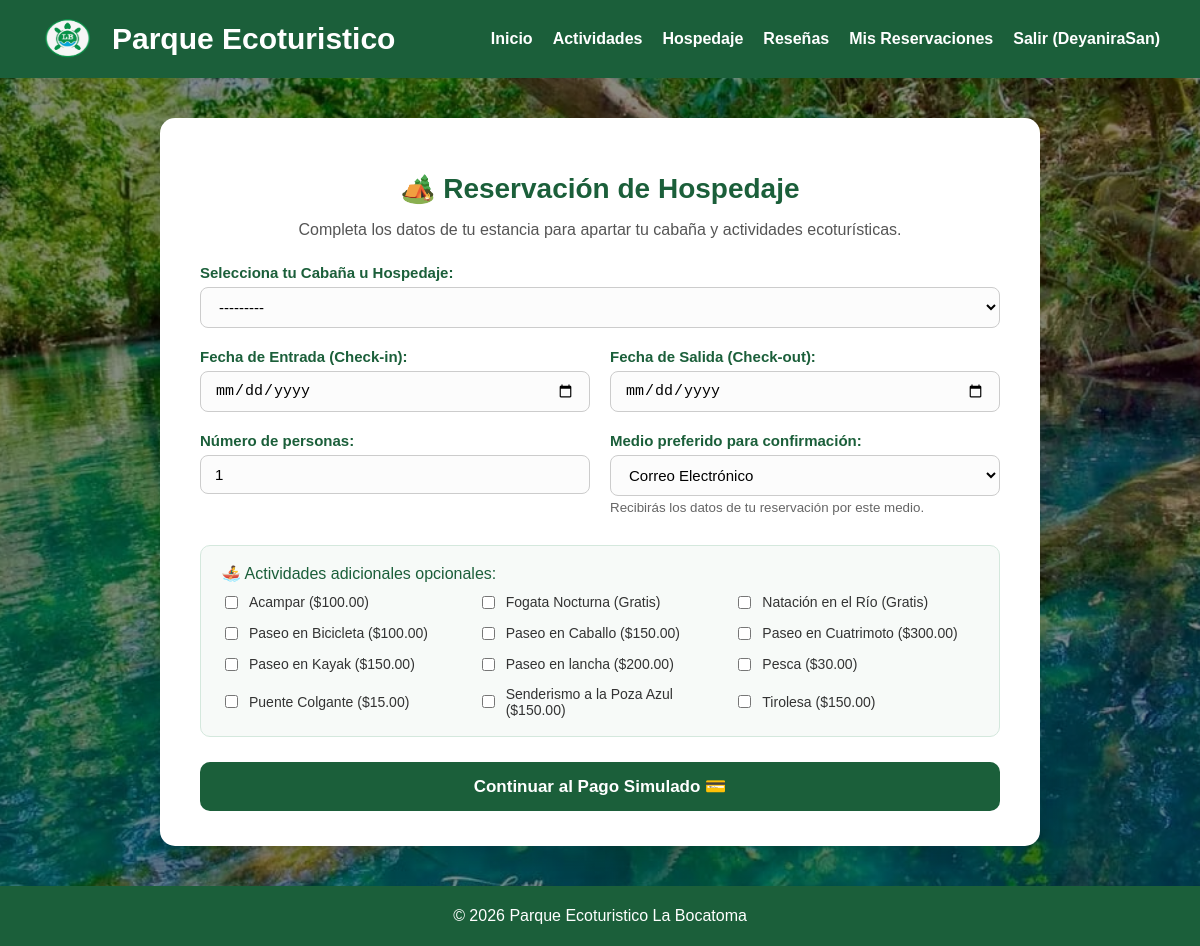
The app's page /bocatoma/reservar/ (signed in) with its own data.
### bocatoma/models.py (models this page shows, shortened)
class Actividad(models.Model):
    nombre = models.CharField(max_length=150, verbose_name='Nombre de la actividad')
    descripcion = models.TextField(blank=True, verbose_name='Descripción de la actividad')
    precio = models.DecimalField(
        max_digits=8,
        decimal_places=2,
        default=0.00,
        verbose_name='Precio ($ MXN)'
    )
    duracion = models.CharField(
        max_length=80,
        blank=True,
        verbose_name='Duración estimada (ej. 40 min, 1 hora)'
    )
    disponible = models.BooleanField(
        default=True,
        verbose_name='¿Actividad disponible?'
    )
    foto = models.CharField(
        max_length=255,
        blank=True,
        verbose_name='Ruta de imagen o estático (ej. bocatoma/img/lancha33.jpg)'
    )
    @property
    def precio_texto(self):
        if self.precio == 0:
            return "Gratis"
        return f"${self.precio:.2f}"
    class Meta:
        ordering = ['nombre']
        verbose_name = 'Actividad'
        verbose_name_plural = 'Actividades'

### bocatoma/views.py (the view)
# urls.py: path('reservar/', views.reservar, name='reservar'),
@login_required
def reservar(request, cabana_id=None):
    cabana_seleccionada = None
    if cabana_id:
        cabana_seleccionada = get_object_or_404(Cabana, id=cabana_id, disponible=True)
    elif request.GET.get('cabana'):
        cabana_seleccionada = Cabana.objects.filter(id=request.GET.get('cabana'), disponible=True).first()
    if request.method == 'POST':
        form = ReservacionForm(request.POST)
        if form.is_valid():
            reservacion = form.save(commit=False)
            reservacion.usuario = request.user
            noches = reservacion.noches
            total = Decimal(str(reservacion.cabana.precio_noche)) * Decimal(str(noches))
            reservacion.total = total
            reservacion.save()
            form.save_m2m()
            total_actividades = sum(Decimal(str(a.precio)) for a in reservacion.actividades.all())
            reservacion.total += total_actividades
            reservacion.save()
            messages.success(
                request,
                f"¡Reservación creada con éxito! Folio: {reservacion.folio}. "
                f"Por favor completa el pago simulado para confirmarla."
            )
            return redirect('bocatoma:pagar_reservacion', folio=reservacion.folio)
        else:
            messages.error(request, "Por favor corrige los errores señalados en el formulario de reservación.")
    else:
        initial_data = {}
        if cabana_seleccionada:
            initial_data['cabana'] = cabana_seleccionada
        form = ReservacionForm(initial=initial_data)
    return render(request, 'bocatoma/reservar.html', {
        'form': form,
        'cabana_seleccionada': cabana_seleccionada,
    })

### bocatoma/forms.py (shortened to what this page needs)
class ReservacionForm(forms.ModelForm):
    actividades = forms.ModelMultipleChoiceField(
        queryset=Actividad.objects.filter(disponible=True),
        required=False,
        widget=forms.CheckboxSelectMultiple,
        label='Actividades adicionales que deseas agregar'
    )
    class Meta:
        model = Reservacion
        fields = ['cabana', 'fecha_entrada', 'fecha_salida', 'personas', 'medio_confirmacion', 'actividades']
        widgets = {
            'cabana': forms.Select(attrs={'class': 'form-input-select'}),
            'fecha_entrada': forms.DateInput(attrs={'type': 'date', 'class': 'form-input-date'}),
            'fecha_salida': forms.DateInput(attrs={'type': 'date', 'class': 'form-input-date'}),
            'personas': forms.NumberInput(attrs={'min': 1, 'max': 30, 'class': 'form-input-number'}),
            'medio_confirmacion': forms.Select(attrs={'class': 'form-input-select'}),
        }

### bocatoma/models.py (called while the page is built)
    def __str__(self):
        return f"{self.nombre} (Capacidad: {self.capacidad} personas - ${self.precio_noche}/noche)"

### bocatoma/templates/bocatoma/reservar.html (shortened to what this page needs)
<!DOCTYPE html>
{% load static %}
<html lang="es">
<head>
  <link rel="stylesheet" href="{% static 'bocatoma/css/Cabanas.css' %}">
</head>
<body>
<nav class="navbar">
  <div class="logo-titulo">
    <img src="{% static 'bocatoma/img/logoo.png' %}" alt="Logo">
    <h1 id="titulo-menu">Parque Ecoturistico</h1>
  </div>
  <ul>
    <li><a href="{% url 'bocatoma:inicio' %}">Inicio</a></li>
    <li><a href="{% url 'bocatoma:actividades' %}">Actividades</a></li>
    <li><a href="{% url 'bocatoma:cabanas' %}">Hospedaje</a></li>
    <li><a href="{% url 'bocatoma:resenas' %}">Reseñas</a></li>
    <li><a href="{% url 'bocatoma:mis_reservaciones' %}">Mis Reservaciones</a></li>
    <li><a href="{% url 'bocatoma:logout' %}">Salir ({{ user.username }})</a></li>
  </ul>
</nav>
<div class="seccion-reserva">
  <h1>🏕️ Reservación de Hospedaje</h1>
  <p class="intro-form">Completa los datos de tu estancia para apartar tu cabaña y actividades ecoturísticas.</p>
  <form method="post" autocomplete="off">
    <div class="campo">
      <label for="id_cabana">Selecciona tu Cabaña u Hospedaje:</label>
      {{ form.cabana }}
    </div>
    <div style="display: grid; grid-template-columns: 1fr 1fr; gap: 20px;">
      <div class="campo">
        <label for="id_fecha_entrada">Fecha de Entrada (Check-in):</label>
        {{ form.fecha_entrada }}
      </div>
      <div class="campo">
        <label for="id_fecha_salida">Fecha de Salida (Check-out):</label>
        {{ form.fecha_salida }}
      </div>
    </div>
    <div style="display: grid; grid-template-columns: 1fr 1fr; gap: 20px;">
      <div class="campo">
        <label for="id_personas">Número de personas:</label>
        {{ form.personas }}
      </div>
      <div class="campo">
        <label for="id_medio_confirmacion">Medio preferido para confirmación:</label>
        {{ form.medio_confirmacion }}
        <small style="color: #666; display: block; margin-top: 4px;">Recibirás los datos de tu reservación por este medio.</small>
      </div>
    </div>
    <div class="campo-actividades">
      <label class="titulo-act">🚣‍♂️ Actividades adicionales opcionales:</label>
      <div class="lista-actividades-checkbox">
        {% for act in form.actividades.field.queryset %}
        <label>
          <input type="checkbox" name="actividades" value="{{ act.id }}"
            {% if act.id in form.actividades.value %}checked{% endif %}>
          <span>{{ act.nombre }} ({{ act.precio_texto }})</span>
        </label>
        {% empty %}
        <p style="font-size: 13px; color: #777;">No hay actividades adicionales disponibles en este momento.</p>
        {% endfor %}
      </div>
    </div>
    <button type="submit" class="btn-reservar-submit">
      Continuar al Pago Simulado 💳
    </button>
  </form>
</div>
<footer>
  <p>© 2026 Parque Ecoturistico La Bocatoma</p>
</footer>
</body>
</html>

### bocatoma/static/bocatoma/css/Cabanas.css (style rules this page uses)
body { margin: 0; font-family: Arial; background: #f5f5f5; }
.navbar { background-color: #1b5f3a; color: white; padding: 10px 40px; display: flex; justify-content: space-between; align-items: center; }
.navbar h1 { margin: 7px; font-size: 29px; }
.navbar ul { list-style: none; display: flex; gap: 20px; margin: 0; }
.navbar a { color: white; text-decoration: none; font-weight: bold; }
.logo-titulo { display: flex; align-items: center; gap: 10px; }
.logo-titulo img { width: 55px; height: 58px; }
#titulo-menu { font-size: 30px; }
footer { background-color: #1b5f3a; color: white; padding: 5px; text-align: center; }

### records on screen
Actividad: nombre "Acampar", precio_texto "$100.00"
Actividad: nombre "Fogata Nocturna", precio_texto "Gratis"
Actividad: nombre "Natación en el Río", precio_texto "Gratis"
Actividad: nombre "Paseo en Bicicleta", precio_texto "$100.00"
Actividad: nombre "Paseo en Caballo", precio_texto "$150.00"
Actividad: nombre "Paseo en Cuatrimoto", precio_texto "$300.00"
Actividad: nombre "Paseo en Kayak", precio_texto "$150.00"
Actividad: nombre "Paseo en lancha", precio_texto "$200.00"
Actividad: nombre "Pesca", precio_texto "$30.00"
Actividad: nombre "Puente Colgante", precio_texto "$15.00"
Actividad: nombre "Senderismo a la Poza Azul", precio_texto "$150.00"
Actividad: nombre "Tirolesa", precio_texto "$150.00"

### other values on screen
{{ user.username }} "DeyaniraSan"
